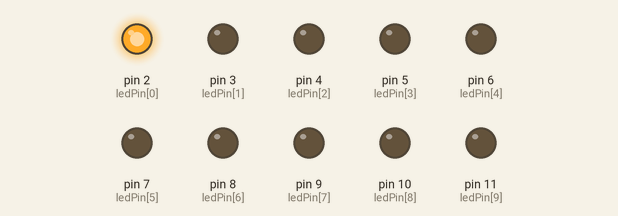
This sketch was run on a simulated Arduino Uno, built with avr-gcc and run on an emulated ATmega328P. On the bench: output pins drawn as LEDs (lit = HIGH). Random numbers use the default seed unless the sketch sets one.

Above: at 0.1 s.
At 1.5 s:
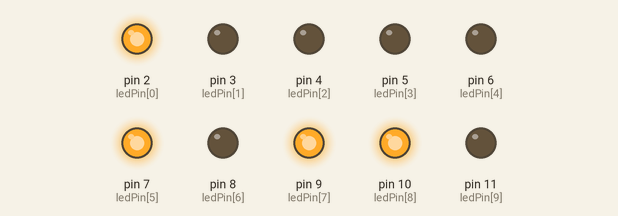
At 8.25 s:
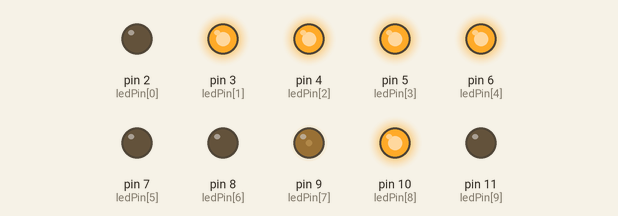
At 12.56 s:
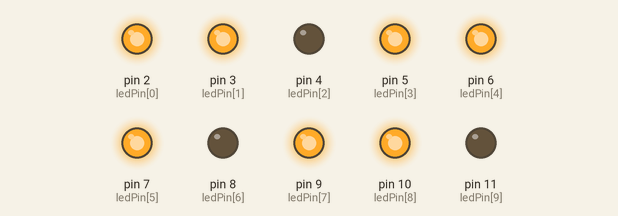
At 13.5 s:
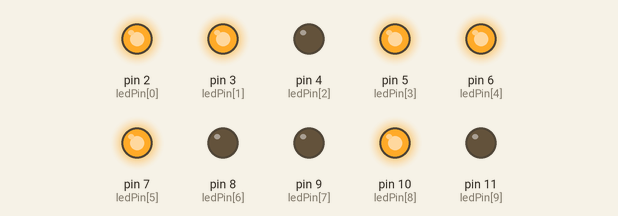
At 34.02 s:
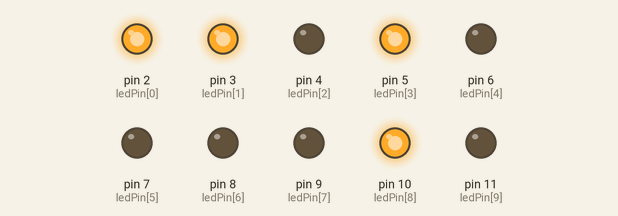
Timing chart, 0 to 40.0 s (numbered marks = the images above):
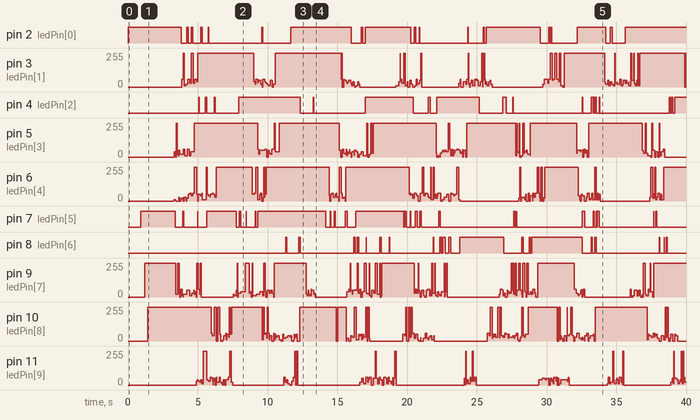

The sketch:

BlinkTen.ino
```cpp
// Commons parameters to configure for changing the behaviors of leds

const int TminBlink = 10; // Minimum time interval for erratic mode
const int TmaxBlink = 150; // Maximum time interval for erratic mode
const int TminLong = 2000; // Minimum time interval for HIGH or LOW mode
const int TmaxLong = 5000; // Maximum time interval for HIGH or LOW mode
const int ledStates[8]={0,255,10,40,30,20,60,50}; //authorized states for the led during the erratic period with { led[0]=LOW and led[1]=HIGH }

// Parameters for each led
int lapse[10]={0,200,400,600,800,900,1000,1200,1400,1600}; // Lapse time before changing LED state (Initialy differents to desinchronize the LEDs at startup)
int erratic[10]={0,0,0,0,0,0,0,0,0,0}; // Number of steps before leaving erratic mode
const int ledPin[10] ={2,3,4,5,6,7,8,9,10,11}; // LED pins
unsigned long previousMillis[10] = {0,0,0,0,0,0,0,0,0,0};  // Last time LED was updated

void setup() {
  // set all the digital pins as output:
  for (int i=0;i<10;i++) {
    pinMode(ledPin[i], OUTPUT);
  }
}

void loop() {

    unsigned long currentMillis = millis();

    for (int i=0;i<10;i++) { // Loop over the 10 leds

      if (currentMillis - previousMillis[i] >= lapse[i]) {
      previousMillis[i] = currentMillis;

        if (erratic[i]) { // If erratic mode still have steps to complish
          lapse[i]=random(TminBlink, TmaxBlink);
          int led=random(8);
          analogWrite(ledPin[i], ledStates[led]);
          erratic[i]--;
        } else { // between each erratic mode the LED is HIGH or LOW during a Long period
          lapse[i]=random(TminLong, TmaxLong);
          int led=random(2); // { led[0]=LOW and led[1]=HIGH }
          digitalWrite(ledPin[i], ledStates[led]);
          erratic[i]=random(10,40); // Initialise the number of steps of the next erratic mode
        }
      }
    }

}
```
